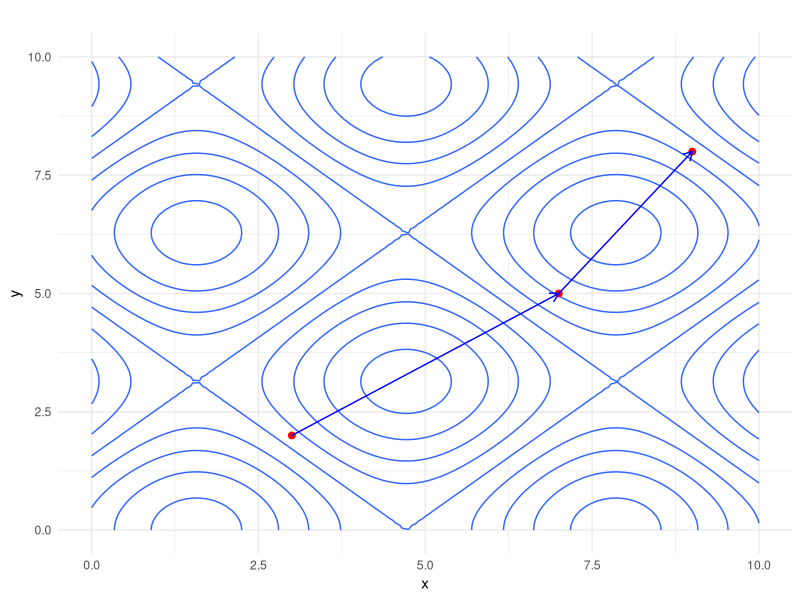
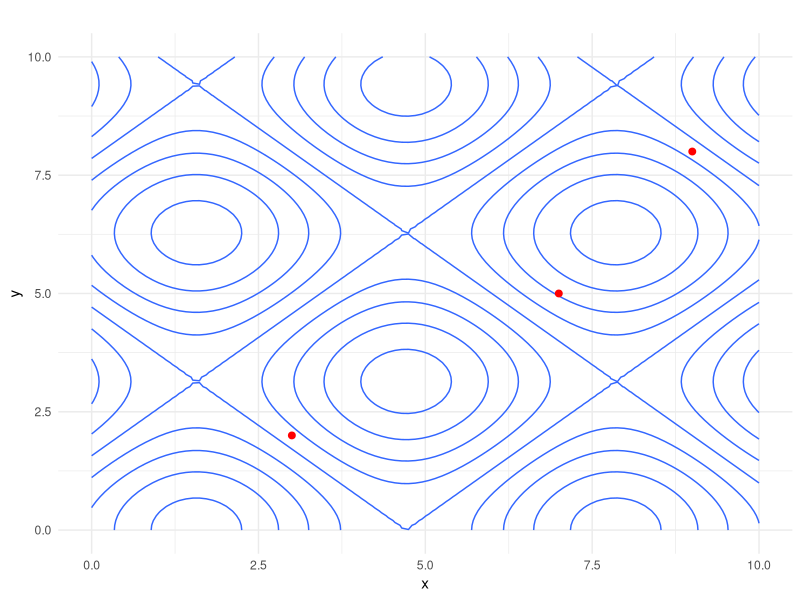

The R source for these figures, in order:
# x <- runif(12); y <- runif(12)
#  i <- order(x,y); x <- x[i]; y <- y[i]
#  plot(x,y)
#  s <- seq(length(x)-1)
#  arrows


# library(ggplot2)
# 
# # Exemple de données
# data <- data.frame(
#   x = c(1, 2, 3),
#   y = c(2, 4, 1)
# )
# 
# # Création du graphique avec geom_point et geom_segment
# courbe = ggplot(data, aes(x = x, y = y)) +
#   geom_point() +
#   geom_segment(aes(x = x[1], y = y[1], xend = x[2], yend = y[2]),
#                arrow = arrow(length = unit(0.1, "inches")), color = "blue") +
#   geom_segment(aes(x = x[2], y = y[2], xend = x[3], yend = y[3]),
#                arrow = arrow(length = unit(0.1, "inches")), color = "red")+
#   theme_minimal()
# 

library(ggplot2)

# Exemple de données
grid <- expand.grid(x = seq(0, 10, length.out = 100), y = seq(0, 10, length.out = 100))
grid$z <- with(grid, sin(x) + cos(y))

x_values <- c(3, 7, 9)
y_values <- c(2, 5, 8)

# Création du graphique avec geom_contour et geom_point
contour_p <- ggplot(grid, aes(x, y)) +
  geom_contour(aes(z = z), bins = 10) +
  geom_point(data = data.frame(x = x_values, y = y_values), aes(x, y), color = "red", size = 2) +
  labs(title = " ", x = "x", y = "y") +
  theme_minimal()

# Ajout des flèches avec geom_segment
arrows_data <- data.frame(
  x_start = x_values[-length(x_values)],
  y_start = y_values[-length(y_values)],
  x_end = x_values[-1],
  y_end = y_values[-1]
)

contour_p + 
  geom_segment(data = arrows_data, aes(x = x_start, y = y_start, xend = x_end, yend = y_end),
               arrow = arrow(length = unit(0.1, "inches")), color = "blue")


print(contour_p)
